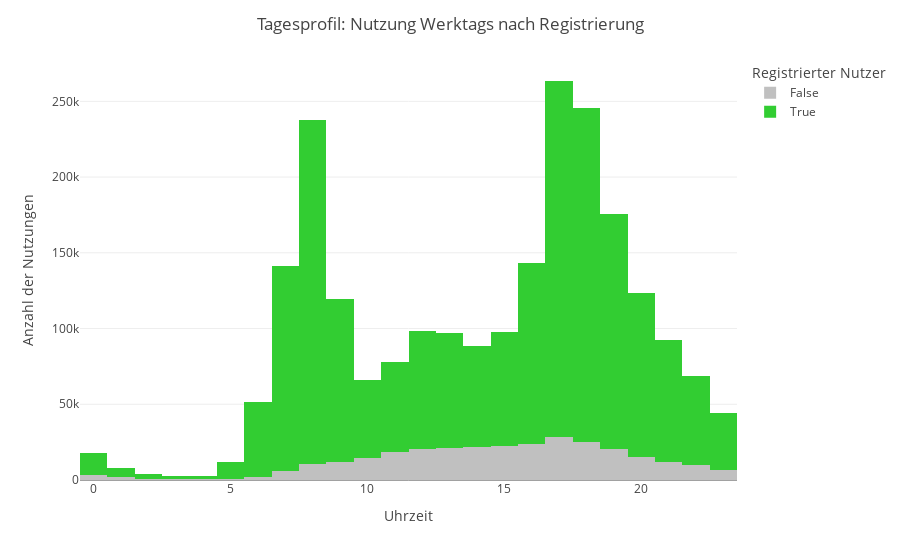
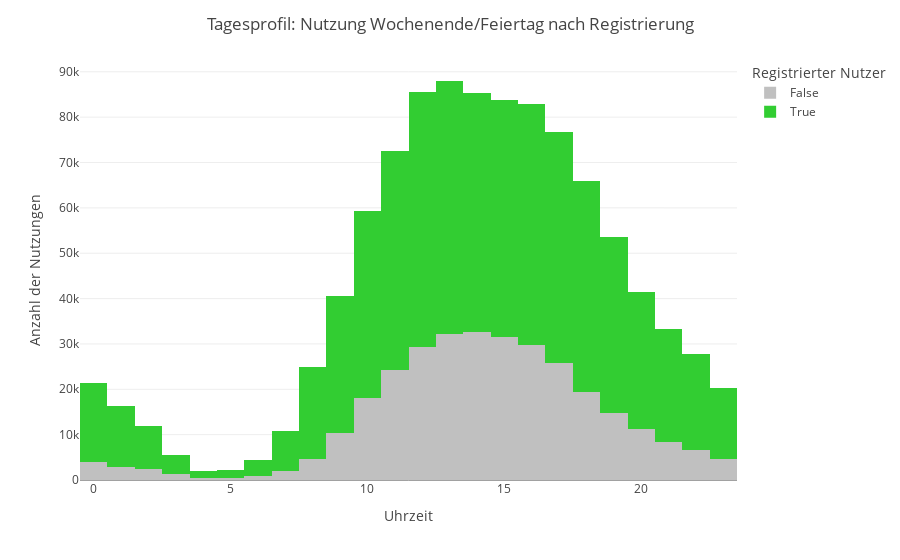

Write notebook code for charts like these, in order.
### Markdown cell above
## Tagesprofil

### Code cell
# create working copy
df_by_hour = df.copy()
# create column hour
df_by_hour["hour"] = dt.hour
# group by hour, registered_customer & workingday
df_by_hour = df_by_hour.groupby(["hour", "registered_customer", "workingday"], as_index=False).count()

# display daily development on working days
fig = px.histogram(df_by_hour[df_by_hour["workingday"]==1], 
                   x="hour", 
                   y="temp", 
                   color="registered_customer",
                   color_discrete_sequence = ['silver','limegreen'],
                   template = 'xgridoff',
                   labels = {'registered_customer':'Registrierter Nutzer',
                            'sum of temp': 'Anzahl der Nutzungen',
                            'hour':'Uhrzeit'},
                   nbins=24)
fig.update_layout(title="Tagesprofil: Nutzung Werktags nach Registrierung", xaxis_title="Uhrzeit", yaxis_title="Anzahl der Nutzungen")
fig.show()
# display daily developments on days off
fig = px.histogram(df_by_hour[df_by_hour["workingday"]==0],
                   x="hour",
                   y="temp",
                   color="registered_customer",
                   color_discrete_sequence = ['silver','limegreen'],
                   template = 'xgridoff',
                   labels = {'registered_customer':'Registrierter Nutzer',
                            'sum of temp': 'Anzahl der Nutzungen',
                            'hour':'Uhrzeit'},
                   nbins=24)
fig.update_layout(title="Tagesprofil: Nutzung Wochenende/Feiertag nach Registrierung", xaxis_title="Uhrzeit", yaxis_title="Anzahl der Nutzungen")
fig.show()

### Figure 1 — Plotly figure (JSON) as saved in the notebook; plotly's stock layout.template omitted (floating-point values rounded to 4 significant figures)
{"data": [{"alignmentgroup": "True", "bingroup": "x", "histfunc": "sum", "hovertemplate": "Registrierter Nutzer=False<br>Uhrzeit=%{x}<br>sum of temp=%{y}<extra></extra>", "legendgroup": "False", "marker": {"color": "silver", "pattern": {"shape": ""}}, "name": "False", "nbinsx": 24, "offsetgroup": "False", "orientation": "v", "showlegend": true, "type": "histogram", "x": [0, 1, 2, 3, 4, 5, 6, 7, 8, 9, 10, 11, 12, 13, 14, 15, 16, 17, 18, 19, 20, 21, 22, 23], "xaxis": "x", "y": [3523, 1679, 956, 410, 345, 632, 2217, 5994, 10789, 12102, 14853, 18349, 20160, 20810, 21735, 22236, 23570, 28545, 25289, 20543, 15357, 12190, 9632, 6620], "yaxis": "y"}, {"alignmentgroup": "True", "bingroup": "x", "histfunc": "sum", "hovertemplate": "Registrierter Nutzer=True<br>Uhrzeit=%{x}<br>sum of temp=%{y}<extra></extra>", "legendgroup": "True", "marker": {"color": "limegreen", "pattern": {"shape": ""}}, "name": "True", "nbinsx": 24, "offsetgroup": "True", "orientation": "v", "showlegend": true, "type": "histogram", "x": [0, 1, 2, 3, 4, 5, 6, 7, 8, 9, 10, 11, 12, 13, 14, 15, 16, 17, 18, 19, 20, 21, 22, 23], "xaxis": "x", "y": [14540, 6173, 3169, 2008, 2305, 11508, 49017, 135380, 226604, 107411, 51472, 59611, 78147, 76101, 67068, 75392, 119757, 234893, 220218, 154809, 107921, 80067, 59114, 37818], "yaxis": "y"}], "layout": {"barmode": "relative", "legend": {"title": {"text": "Registrierter Nutzer"}, "tracegroupgap": 0}, "margin": {"t": 60}, "title": {"text": "Tagesprofil: Nutzung Werktags nach Registrierung"}, "xaxis": {"anchor": "y", "domain": [0, 1], "title": {"text": "Uhrzeit"}}, "yaxis": {"anchor": "x", "domain": [0, 1], "title": {"text": "Anzahl der Nutzungen"}}}}

### Figure 2 — Plotly figure (JSON) as saved in the notebook; plotly's stock layout.template omitted (floating-point values rounded to 4 significant figures)
{"data": [{"alignmentgroup": "True", "bingroup": "x", "histfunc": "sum", "hovertemplate": "Registrierter Nutzer=False<br>Uhrzeit=%{x}<br>sum of temp=%{y}<extra></extra>", "legendgroup": "False", "marker": {"color": "silver", "pattern": {"shape": ""}}, "name": "False", "nbinsx": 24, "offsetgroup": "False", "orientation": "v", "showlegend": true, "type": "histogram", "x": [0, 1, 2, 3, 4, 5, 6, 7, 8, 9, 10, 11, 12, 13, 14, 15, 16, 17, 18, 19, 20, 21, 22, 23], "xaxis": "x", "y": [3889, 2969, 2351, 1373, 521, 403, 860, 2029, 4686, 10299, 18033, 24310, 29297, 32301, 32693, 31555, 29733, 25879, 19435, 14780, 11203, 8464, 6692, 4556], "yaxis": "y"}, {"alignmentgroup": "True", "bingroup": "x", "histfunc": "sum", "hovertemplate": "Registrierter Nutzer=True<br>Uhrzeit=%{x}<br>sum of temp=%{y}<extra></extra>", "legendgroup": "True", "marker": {"color": "limegreen", "pattern": {"shape": ""}}, "name": "True", "nbinsx": 24, "offsetgroup": "True", "orientation": "v", "showlegend": true, "type": "histogram", "x": [0, 1, 2, 3, 4, 5, 6, 7, 8, 9, 10, 11, 12, 13, 14, 15, 16, 17, 18, 19, 20, 21, 22, 23], "xaxis": "x", "y": [17489, 13335, 9553, 4241, 1438, 1726, 3611, 8839, 20272, 30170, 41255, 48246, 56351, 55671, 52690, 52270, 53268, 50741, 46583, 38827, 30297, 24843, 21182, 15773], "yaxis": "y"}], "layout": {"barmode": "relative", "legend": {"title": {"text": "Registrierter Nutzer"}, "tracegroupgap": 0}, "margin": {"t": 60}, "title": {"text": "Tagesprofil: Nutzung Wochenende/Feiertag nach Registrierung"}, "xaxis": {"anchor": "y", "domain": [0, 1], "title": {"text": "Uhrzeit"}}, "yaxis": {"anchor": "x", "domain": [0, 1], "title": {"text": "Anzahl der Nutzungen"}}}}
